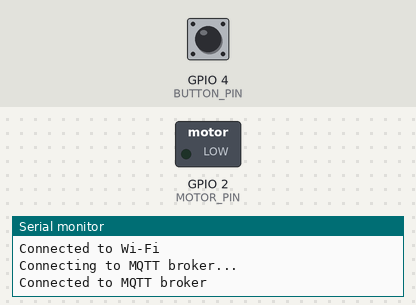
A sketch run on a simulated ESP32. On the bench: switched loads named in the sketch (green lamp = pin HIGH), the last lines printed to the serial monitor. The test bench sets the inputs (shaded band); at power-on: GPIO 4 (BUTTON_PIN) LOW. WiFi joins after 1.5 s; servers stay silent unless stated; no MQTT or app messages arrive unless stated.

Above: at 3.2 s.
3.3 s: GPIO 4 (BUTTON_PIN) pulled HIGH for 0.15 s
At 4.9 s:
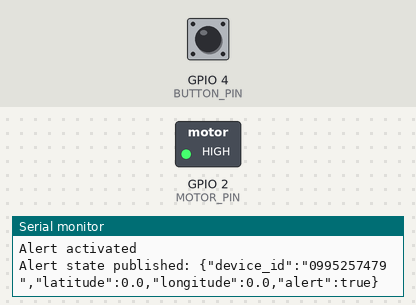
11.5 s: GPIO 4 (BUTTON_PIN) pulled HIGH for 1 s
At 13.5 s:
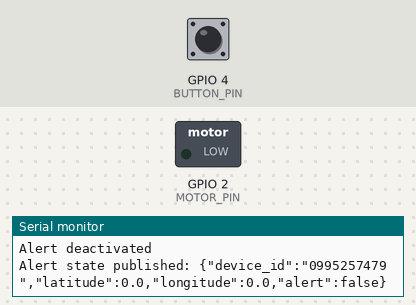
14.0 s: GPIO 4 (BUTTON_PIN) pulled HIGH for 3.2 s
At 18.3 s:
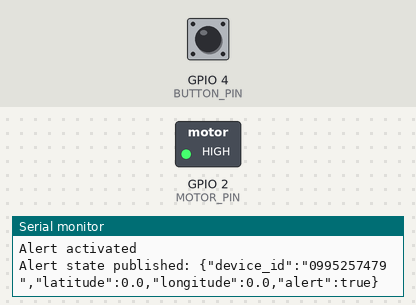
Timing chart, 0 to 19.8 s (numbered marks = the images above; inputs shaded):
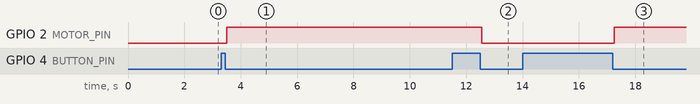

Measured:
- after the input at 3.3 s, GPIO 2 (MOTOR_PIN): LOW → HIGH after 0.20 s
- after the input at 11.5 s, GPIO 2 (MOTOR_PIN): HIGH → LOW after 1.1 s
- after the input at 14.0 s, GPIO 2 (MOTOR_PIN): LOW → HIGH after 3.3 s

The sketch:

ArduinoEsp32A9Gcoordinates.ino
```cpp
#include <WiFi.h>
#include <WiFiClientSecure.h>
#include <PubSubClient.h>
#include <HTTPClient.h>
#include <ArduinoJson.h>

// Replace the next variables with your Wi-Fi credentials
const char* ssid = "802.11.1";
const char* password = "12345689";

// Add your MQTT Broker IP address and port
const char* mqttBroker = "20d34d0715dc40bd94844427c77b2dd5.s1.eu.hivemq.cloud";
const int mqttPort = 8883;

const char* mqttClientId = "mqtt.Client"; // Change to a unique string
const char* mqttUsername = "SmartGuardian";
const char* mqttPassword = "BSC-COM-NE-15-19@unima.ac.mw";
const char* mqttTopic = "gps/0995257479";

// Certificate for SSL/TLS connection (if required)
static const char* root_ca PROGMEM = R"EOF(
-----BEGIN CERTIFICATE-----
MIIFazCCA1OgAwIBAgIRAIIQz7DSQONZRGPgu2OCiwAwDQYJKoZIhvcNAQELBQAw
TzELMAkGA1UEBhMCVVMxKTAnBgNVBAoTIEludGVybmV0IFNlY3VyaXR5IFJlc2Vh
cmNoIEdyb3VwMRUwEwYDVQQDEwxJU1JHIFJvb3QgWDEwHhcNMTUwNjA0MTEwNDM4
WhcNMzUwNjA0MTEwNDM4WjBPMQswCQYDVQQGEwJVUzEpMCcGA1UEChMgSW50ZXJu
ZXQgU2VjdXJpdHkgUmVzZWFyY2ggR3JvdXAxFTATBgNVBAMTDElTUkcgUm9vdCBY
MTCCAiIwDQYJKoZIhvcNAQEBBQADggIPADCCAgoCggIBAK3oJHP0FDfzm54rVygc
h77ct984kIxuPOZXoHj3dcKi/vVqbvYATyjb3miGbESTtrFj/RQSa78f0uoxmyF+
0TM8ukj13Xnfs7j/EvEhmkvBioZxaUpmZmyPfjxwv60pIgbz5MDmgK7iS4+3mX6U
A5/TR5d8mUgjU+g4rk8Kb4Mu0UlXjIB0ttov0DiNewNwIRt18jA8+o+u3dpjq+sW
T8KOEUt+zwvo/7V3LvSye0rgTBIlDHCNAymg4VMk7BPZ7hm/ELNKjD+Jo2FR3qyH
B5T0Y3HsLuJvW5iB4YlcNHlsdu87kGJ55tukmi8mxdAQ4Q7e2RCOFvu396j3x+UC
B5iPNgiV5+I3lg02dZ77DnKxHZu8A/lJBdiB3QW0KtZB6awBdpUKD9jf1b0SHzUv
KBds0pjBqAlkd25HN7rOrFleaJ1/ctaJxQZBKT5ZPt0m9STJEadao0xAH0ahmbWn
OlFuhjuefXKnEgV4We0+UXgVCwOPjdAvBbI+e0ocS3MFEvzG6uBQE3xDk3SzynTn
jh8BCNAw1FtxNrQHusEwMFxIt4I7mKZ9YIqioymCzLq9gwQbooMDQaHWBfEbwrbw
qHyGO0aoSCqI3Haadr8faqU9GY/rOPNk3sgrDQoo//fb4hVC1CLQJ13hef4Y53CI
rU7m2Ys6xt0nUW7/vGT1M0NPAgMBAAGjQjBAMA4GA1UdDwEB/wQEAwIBBjAPBgNV
HRMBAf8EBTADAQH/MB0GA1UdDgQWBBR5tFnme7bl5AFzgAiIyBpY9umbbjANBgkq
hkiG9w0BAQsFAAOCAgEAVR9YqbyyqFDQDLHYGmkgJykIrGF1XIpu+ILlaS/V9lZL
ubhzEFnTIZd+50xx+7LSYK05qAvqFyFWhfFQDlnrzuBZ6brJFe+GnY+EgPbk6ZGQ
3BebYhtF8GaV0nxvwuo77x/Py9auJ/GpsMiu/X1+mvoiBOv/2X/qkSsisRcOj/KK
NFtY2PwByVS5uCbMiogziUwthDyC3+6WVwW6LLv3xLfHTjuCvjHIInNzktHCgKQ5
ORAzI4JMPJ+GslWYHb4phowim57iaztXOoJwTdwJx4nLCgdNbOhdjsnvzqvHu7Ur
TkXWStAmzOVyyghqpZXjFaH3pO3JLF+l+/+sKAIuvtd7u+Nxe5AW0wdeRlN8NwdC
jNPElpzVmbUq4JUagEiuTDkHzsxHpFKVK7q4+63SM1N95R1NbdWhscdCb+ZAJzVc
oyi3B43njTOQ5yOf+1CceWxG1bQVs5ZufpsMljq4Ui0/1lvh+wjChP4kqKOJ2qxq
4RgqsahDYVvTH9w7jXbyLeiNdd8XM2w9U/t7y0Ff/9yi0GE44Za4rF2LN9d11TPA
mRGunUHBcnWEvgJBQl9nJEiU0Zsnvgc/ubhPgXRR4Xq37Z0j4r7g1SgEEzwxA57d
emyPxgcYxn/eR44/KJ4EBs+lVDR3veyJm+kXQ99b21/+jh5Xos1AnX5iItreGCc=
-----END CERTIFICATE-----
)EOF";

// MQTT and WiFi clients
WiFiClientSecure espClient;
PubSubClient mqttClient(espClient);

unsigned long lastReconnectAttempt = 0;
const long reconnectInterval = 5000;
unsigned long lastPublishTime = 0;
const long publishInterval = 5000;

// Serial communication pins for A9G module
const int RX_PIN = 16;
const int TX_PIN = 17;

// Button and motor pin definitions
const int BUTTON_PIN = 4;
const int MOTOR_PIN = 2;

bool alert = false;

void setup() {
  Serial.begin(115200);
  Serial2.begin(115200, SERIAL_8N1, RX_PIN, TX_PIN); // Initialize serial communication with A9G module

  pinMode(BUTTON_PIN, INPUT);
  pinMode(MOTOR_PIN, OUTPUT);
  digitalWrite(BUTTON_PIN, HIGH); // Enable internal pull-up resistor for the button

  // Connect to Wi-Fi
  connectToWiFi();

  // Set the root certificate for the connection
  espClient.setCACert(root_ca);

  // Connect to MQTT broker
  mqttClient.setServer(mqttBroker, mqttPort);
  mqttClient.setCallback(callback);

  // Wait for MQTT connection
  while (!mqttClient.connected()) {
    Serial.println("Connecting to MQTT broker...");
    if (mqttClient.connect(mqttClientId, mqttUsername, mqttPassword)) {
      Serial.println("Connected to MQTT broker");
      mqttClient.subscribe(mqttTopic); // Subscribe to the topic to verify messages
    } else {
      Serial.print("Failed to connect to MQTT broker, rc=");
      Serial.print(mqttClient.state());
      Serial.println(" Retrying in 5 seconds...");
      delay(5000); // Increase the delay to 5 seconds
    }
  }

  // Enable GPS on the A9G module
  //Serial2.println("AT+GPS=1");
  //delay(1000); // Give the module some time to process the command
  //Serial2.println("AT+GPSRD=2");
}

void loop() {
  // Maintain MQTT connection
  if (!mqttClient.connected()) {
    reconnect();
  }
  mqttClient.loop();

  // Check button state
  checkButton();

  // Publish coordinates periodically
  if (millis() - lastPublishTime >= publishInterval) {
    publishCoordinates();
    lastPublishTime = millis();
  }
}

void checkButton() {
  static bool lastButtonState = false;
  bool buttonState = digitalRead(BUTTON_PIN);

  if (buttonState != lastButtonState) {
    delay(50); // debounce delay
    buttonState = digitalRead(BUTTON_PIN); // read again

    if (buttonState == LOW) {
      // Button pressed
      alert = !alert;
      if (alert) {
        Serial.println("Alert activated");
        vibrateMotor(); // Activate motor on button press
      } else {
        Serial.println("Alert deactivated");
        stopMotor();
      }

      // Publish state to MQTT
      publishAlertState();
    }
  }
  lastButtonState = buttonState;
}

void publishAlertState() {
  String device_id = "0995257479";
  String alertState = alert ? "true" : "false";

  // Create the JSON payload string with alert state
  String payload = "{\"device_id\":\"" + device_id + "\",\"latitude\":0.0,\"longitude\":0.0,\"alert\":" + alertState + "}";

  // Publish the GPS data to MQTT topic
  mqttClient.publish(mqttTopic, payload.c_str());
  Serial.print("Alert state published: ");
  Serial.println(payload);
}

void publishCoordinates() {
  if (Serial2.available()) {
    String gpsData = Serial2.readStringUntil('\n');
    Serial.println("GPS Data: " + gpsData);

    if (gpsData.startsWith("+GPSRD:")) {
      float latitude = parseLatitude(gpsData);
      float longitude = parseLongitude(gpsData);

      String device_id = "0995257479";

      // Create the JSON payload string with alert state
      String alertState = alert ? "true" : "false";
      String payload = "{\"device_id\":\"" + device_id + "\",\"latitude\":" + String(latitude, 6) + ",\"longitude\":" + String(longitude, 6) + ",\"alert\":" + alertState + "}";

      // Publish the GPS data to MQTT topic
      mqttClient.publish(mqttTopic, payload.c_str());
      Serial.print("GPS data published: ");
      Serial.println(payload);
    }
  }
}

float parseLatitude(String gpsData) {
  // Example: +GPSRD: $GPGGA,123456.00,3723.2475,N,12202.3242,W,1,10,0.78,9.0,M,-25.669,M,,*76
  int latStart = gpsData.indexOf(",") + 1;
  latStart = gpsData.indexOf(",", latStart) + 1;
  int latEnd = gpsData.indexOf(",", latStart);
  String latString = gpsData.substring(latStart, latEnd);
  return convertToDecimal(latString.toFloat(), gpsData.charAt(latEnd + 1));
}

float parseLongitude(String gpsData) {
  int lonStart = gpsData.indexOf(",", gpsData.indexOf(",") + 1) + 1;
  lonStart = gpsData.indexOf(",", lonStart) + 1;
  lonStart = gpsData.indexOf(",", lonStart) + 1;
  int lonEnd = gpsData.indexOf(",", lonStart);
  String lonString = gpsData.substring(lonStart, lonEnd);
  return convertToDecimal(lonString.toFloat(), gpsData.charAt(lonEnd + 1));
}

float convertToDecimal(float coord, char direction) {
  int degrees = (int)(coord / 100);
  float minutes = coord - (degrees * 100);
  float decimal = degrees + (minutes / 60.0);
  if (direction == 'S' || direction == 'W') {
    decimal *= -1;
  }
  return decimal;
}

void callback(char* topic, byte* message, unsigned int length) {
  Serial.print("Message arrived [");
  Serial.print(topic);
  Serial.print("] ");
  for (int i = 0; i < length; i++) {
    Serial.print((char)message[i]);
  }
  Serial.println();
}

void reconnect() {
  if (WiFi.status() != WL_CONNECTED) {
    connectToWiFi();
  }
  Serial.println("Attempting MQTT reconnection...");
  // Attempt to reconnect
  if (mqttClient.connect(mqttClientId, mqttUsername, mqttPassword)) {
    Serial.println("Reconnected to MQTT broker");
    mqttClient.subscribe(mqttTopic);
  } else {
    Serial.print("Failed to reconnect to MQTT broker, rc=");
    Serial.print(mqttClient.state());
    Serial.println(" Retrying in 5 seconds...");
  }
}

void connectToWiFi() {
  Serial.println("Connecting to Wi-Fi...");
  WiFi.begin(ssid, password);
  while (WiFi.status() != WL_CONNECTED) {
    delay(1000);
    Serial.println("Connecting to WiFi...");
  }
  Serial.println("Connected to Wi-Fi");
}

void maintainWiFiConnection() {
  if (WiFi.status() != WL_CONNECTED) {
    connectToWiFi();
  }
}

void vibrateMotor() {
  digitalWrite(MOTOR_PIN, HIGH); // Activate the motor
}

void stopMotor() {
  digitalWrite(MOTOR_PIN, LOW); // Deactivate the motor
}
```
